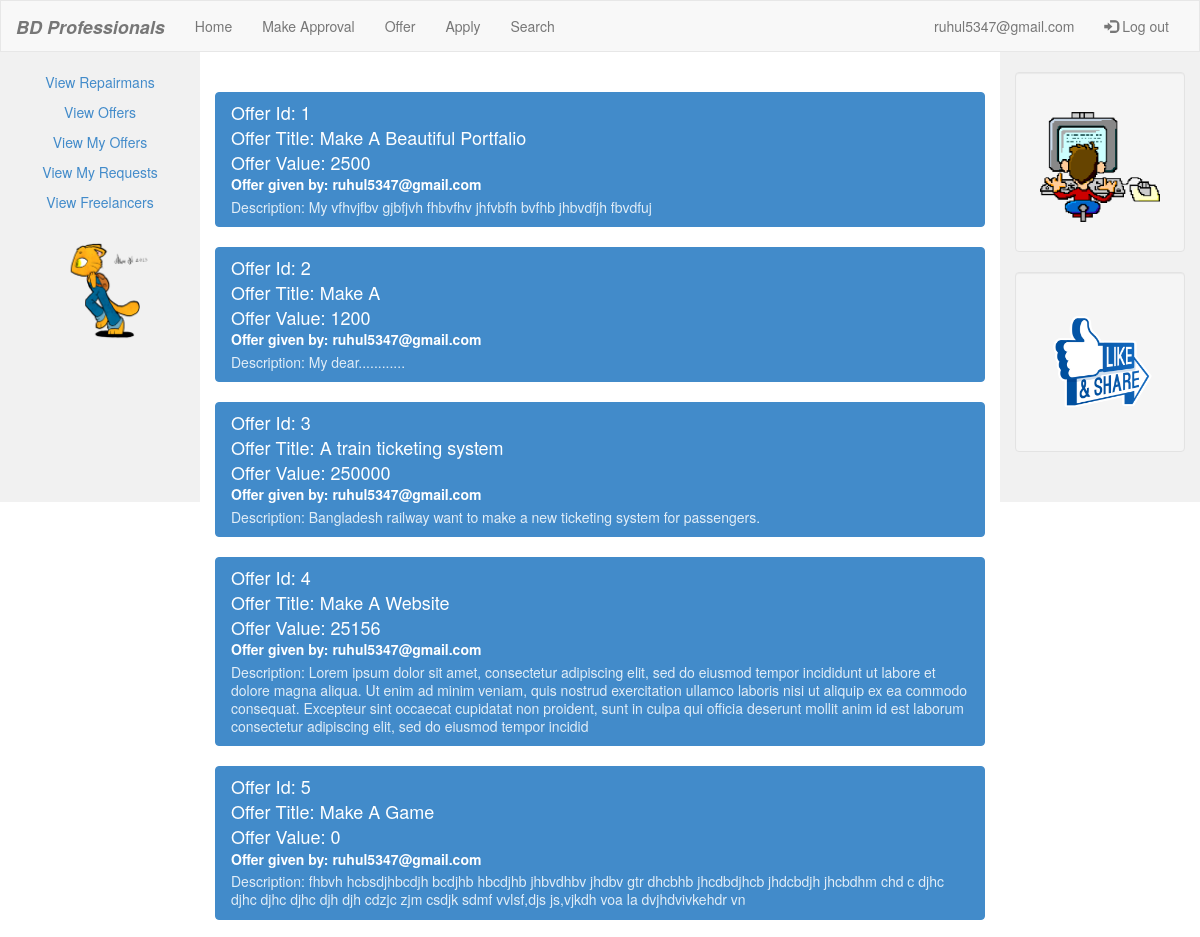
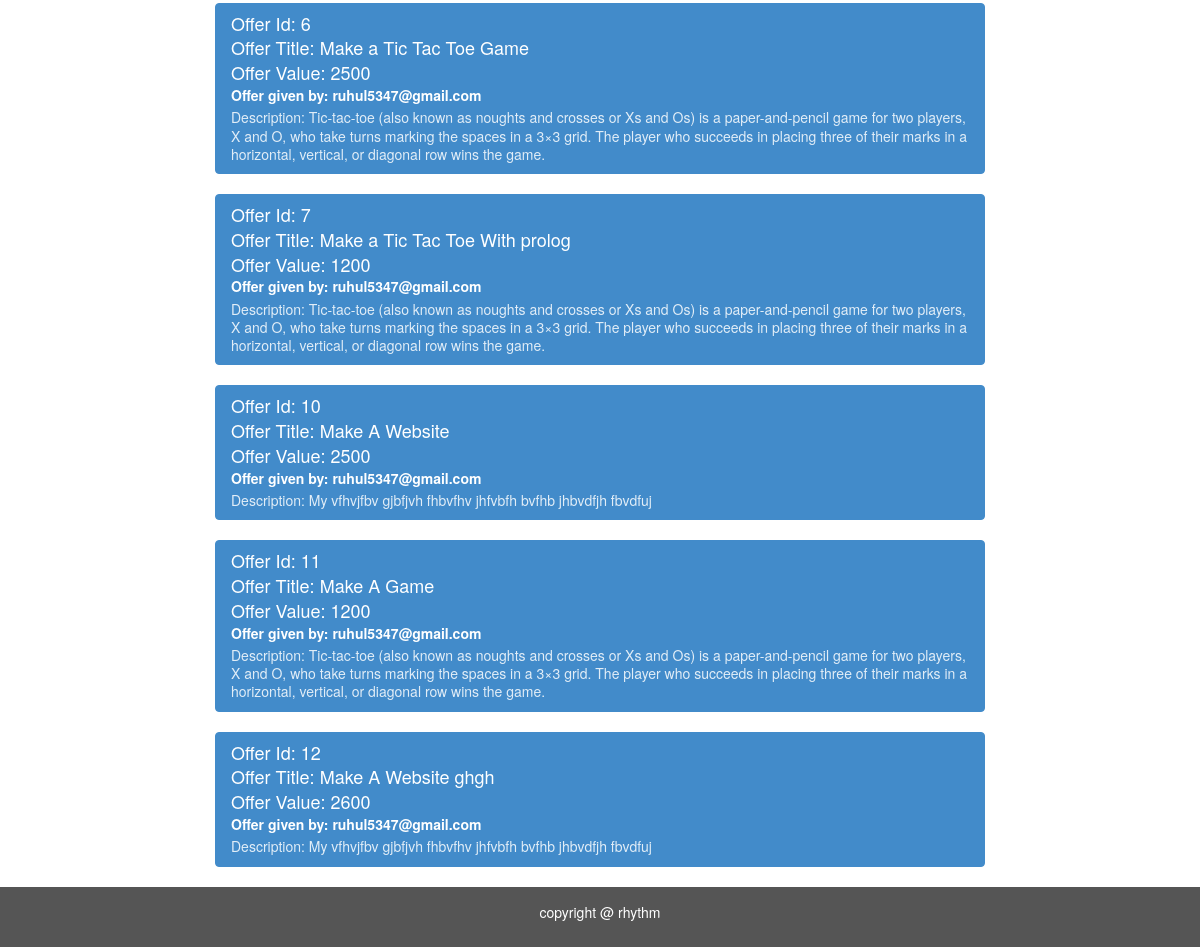
Screenshot of /my_offer.php (signed in) with the database file from the repository (2 pictures, top to bottom).
### tables this page shows
CREATE TABLE `offer` (
  `offerid` int(11) NOT NULL,
  `email` varchar(50) NOT NULL,
  `title` varchar(50) NOT NULL,
  `description` varchar(400) NOT NULL,
  `money` double NOT NULL
);

### my_offer.php (the view, shortened to what this page needs)
<!DOCTYPE html>
<html lang="en">
<head>
  <link rel="stylesheet" href="bootstrap-3.2.0-dist/css/bootstrap.css">
</head>
<body>
<nav class="navbar navbar-default">
  <div class="container-fluid">
    <div class="navbar-header">
      <a class="navbar-brand" href="fhome.php"><i><b>BD Professionals</b></i></a>
    </div>
    <div class="collapse navbar-collapse" id="myNavbar">
      <ul class="nav navbar-nav">
        <li><a href="fhome.php">Home</a></li>
        <li><a href="approval.php">Make Approval</a></li>
        <li><a href="offer.php">Offer</a></li>
        <li><a href="apply.php">Apply</a></li>
        <li><a href="search.php">Search</a></li>
      </ul>
      <ul class="nav navbar-nav navbar-right">
          <?php
          $email = $_SESSION['SESS_EMAIL'];
          ?>
        <li><a href="#"><?php echo $email ?></a></li>
        <li><a href="logout.php"><span class="glyphicon glyphicon-log-in"></span> Log out</a></li>
      </ul>
    </div>
  </div>
</nav>
<div class="container-fluid text-center">
  <div class="row content">
     <div class="col-sm-2 sidenav">
      <p><a href="view_repairman.php">View Repairmans</a></p>
      <p><a href="offer_view.php">View Offers</a></p>
      <p><a href="my_offer.php">View My Offers</a></p>
      <p><a href="req.php">View My Requests</a></p>
      <p><a href="view_freelancer.php">View Freelancers</a></p>
      <p><h1 class="panel-title">
          <center>
              <h1><a href="#"><img src="1.gif" height="110px"   width="120px"></a></h1></center>
          </h1>
      </p>
    </div>
    <div class="col-sm-8 text-left">
      <div class="table-responsive">
          <br><br>
        <?php
        include("database/db_conection.php");
        $view_offer_query="select * from offer where email = '$email'";
        $run=mysqli_query($dbcon,$view_offer_query);
        while($row=mysqli_fetch_array($run))
        {
            $offerid  = $row[0];
            $email = $row[1];
            $title  = $row[2];
            $description  = $row[3];
            $money  = $row[4];
        ?>
        <div class="list-group">
              <a href="#" class="list-group-item active">
                <h4 class="list-group-item-heading">Offer Id: <?php echo $offerid; ?></h4>
                <h4 class="list-group-item-heading">Offer Title: <?php echo $title; ?></h4>
                <h4 class="list-group-item-heading">Offer Value: <?php echo $money; ?></h4>
                <h5 class="list-group-item-heading"><b>Offer given by: <?php echo $email; ?></b></h5>
                <p class="list-group-item-text">Description: <?php echo $description; ?></p>
              </a>
        </div>
       <?php }?>
        </div>
    </div>
    <div class="col-sm-2 sidenav">
      <div class="well">
        <p><h1 class="panel-title">
          <center>
              <h1><a href="#"><img src="2.gif" height="110px"   width="120px"></a></h1></center>
          </h1>
        </p>
      </div>
      <div class="well">
        <p><h1 class="panel-title">
          <center>
              <h1><a href="https://www.facebook.com/ruhul.kabir.3"><img src="f2.gif" height="110px"   width="120px"></a></h1></center>
          </h1>
        </p>
      </div>
    </div>
  </div>
</div>
<footer class="container-fluid text-center">
  <p>copyright @ rhythm</p>
</footer>
</body>
</html>

### my_offer.php (style rules this page uses)
.navbar { margin-bottom: 0; border-radius: 0; }
.row.content { height: 450px }
.sidenav { padding-top: 20px; background-color: #f1f1f1; height: 100%; }
footer { background-color: #555; color: white; padding: 15px; }

### rows the page displays
offer: offerid "1", title "Make A Beautiful Portfalio", money "2500", email "ruhul5347@gmail.com", description "My vfhvjfbv gjbfjvh fhbvfhv jhfvbfh bvfhb jhbvdfjh fbvdfuj"
offer: offerid "2", title "Make A", money "1200", email "ruhul5347@gmail.com", description "My dear............"
offer: offerid "3", title "A train ticketing system", money "250000", email "ruhul5347@gmail.com", description "Bangladesh railway want to make a new ticketing system for passengers."
offer: offerid "4", title "Make A Website", money "25156", email "ruhul5347@gmail.com", description "Lorem ipsum dolor sit amet, consectetur adipiscing elit, sed do eiusmod tempor incididunt ut labore et dolore magna aliqua. Ut enim ad minim veniam, quis nostrud exercitation ullamco laboris nisi ut aliquip ex ea commodo consequat. Excepteur sint occaecat cupidatat non proident, sunt in culpa qui officia deserunt mollit anim id est laborum consectetur adipiscing elit, sed do eiusmod tempor incidid"
offer: offerid "5", title "Make A Game", money "0", email "ruhul5347@gmail.com", description "fhbvh hcbsdjhbcdjh bcdjhb hbcdjhb jhbvdhbv jhdbv gtr dhcbhb jhcdbdjhcb jhdcbdjh jhcbdhm chd c djhc djhc djhc djhc djh djh cdzjc zjm csdjk sdmf vvlsf,djs js,vjkdh voa la dvjhdvivkehdr vn"
offer: offerid "6", title "Make a Tic Tac Toe Game", money "2500", email "ruhul5347@gmail.com", description "Tic-tac-toe (also known as noughts and crosses or Xs and Os) is a paper-and-pencil game for two players, X and O, who take turns marking the spaces in a 3×3 grid. The player who succeeds in placing three of their marks in a horizontal, vertical, or diagonal row wins the game."
offer: offerid "7", title "Make a Tic Tac Toe With prolog", money "1200", email "ruhul5347@gmail.com", description "Tic-tac-toe (also known as noughts and crosses or Xs and Os) is a paper-and-pencil game for two players, X and O, who take turns marking the spaces in a 3×3 grid. The player who succeeds in placing three of their marks in a horizontal, vertical, or diagonal row wins the game."
offer: offerid "10", title "Make A Website", money "2500", email "ruhul5347@gmail.com", description "My vfhvjfbv gjbfjvh fhbvfhv jhfvbfh bvfhb jhbvdfjh fbvdfuj"
offer: offerid "11", title "Make A Game", money "1200", email "ruhul5347@gmail.com", description "Tic-tac-toe (also known as noughts and crosses or Xs and Os) is a paper-and-pencil game for two players, X and O, who take turns marking the spaces in a 3×3 grid. The player who succeeds in placing three of their marks in a horizontal, vertical, or diagonal row wins the game."
offer: offerid "12", title "Make A Website ghgh", money "2600", email "ruhul5347@gmail.com", description "My vfhvjfbv gjbfjvh fhbvfhv jhfvbfh bvfhb jhbvdfjh fbvdfuj"

### other values shown
$email "ruhul5347@gmail.com"
